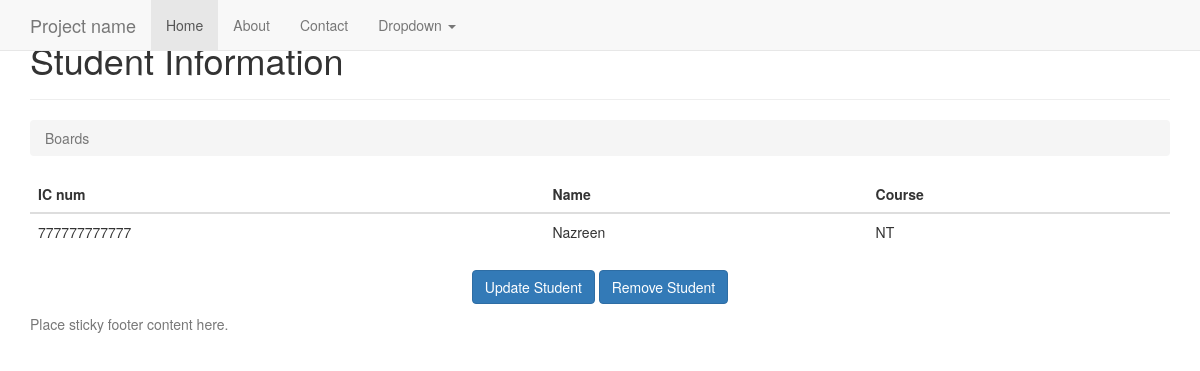
The page /7/ (signed in) on the database as committed earlier.
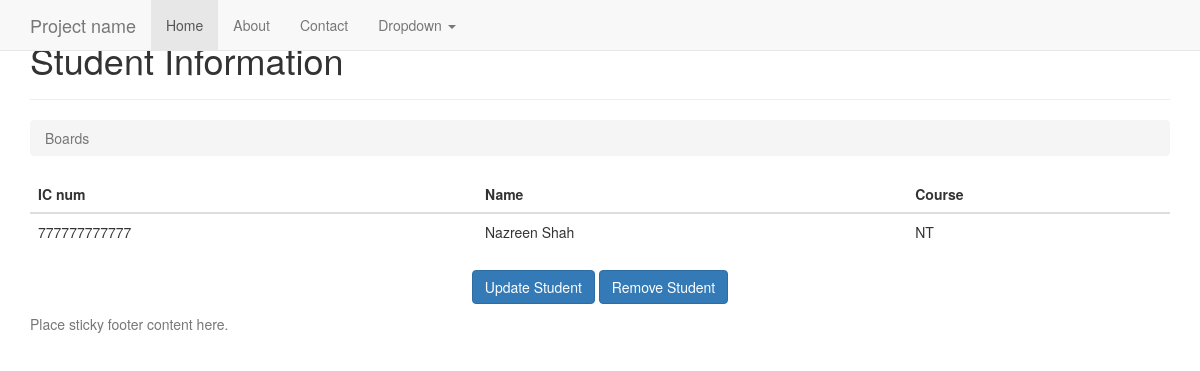
The same page on the database as committed later.
### student/models.py (models this page shows, shortened)
class Student(models.Model):
	PROGRAMMING = 'PR'
	NETWORKING = 'NT'
	PCTECH = 'PC'
	COURSE_CHOICES = (
		(PROGRAMMING, 'Programming'),
		(NETWORKING, 'Networking'),
		(PCTECH, 'PC Technichian'),
	)
	icnum = models.CharField('IC Number',max_length=12,unique=True,blank=False,null=False)
	name = models.CharField('Name',max_length=300,blank=False,null=False)
	course = models.CharField('Coursework',max_length=2,choices=COURSE_CHOICES,default=PCTECH)
	createdby = models.ForeignKey('auth.User',on_delete=models.CASCADE)
	created_date = models.DateTimeField('Created Date',auto_now_add=True)

### student/views.py (the view)
# urls.py: url(r'^(?P<pk>\d+)/$', views.student_detail, name='student_detail'),
@login_required(login_url='/accounts/login/')
def student_detail(request,pk):
    student = get_object_or_404(Student, pk=pk)
    return render(request, 'student/student_detail.html', {'student': student})

### templates/student/student_detail.html
{% extends 'base.html' %}
{% block content %}
      <div class="page-header">
        <h1>Student Information</h1>
      </div>
      <ol class="breadcrumb my-4">
        <li class="breadcrumb-item active">Boards</li>
      </ol>
      <table class="table">
        <thead class="thead-inverse">
          <tr>
            <th>IC num</th>
            <th>Name</th>
            <th>Course</th>
          </tr>
        </thead>
        <tbody>
            <tr>
              <td>
                {{ student.icnum }}
              </td>
              <td class="align-middle">{{ student.name }}</td>
              <td class="align-middle">{{ student.course }}</td>
            </tr>
        </tbody>
    </table>
    <p class="text-center">
           <a href="{% url 'student_edit' student.pk %}" class="btn btn-primary" > Update Student</a>
           <a href="{% url 'student_remove' student.pk %}" class="btn btn-primary" >Remove Student</a>
    </p>
{% endblock %}

### templates/base.html (shortened to what this page needs)
{% load static %}
{% load i18n %}
<!DOCTYPE html>
<html lang="en">
  <head>
    <link href="http://getbootstrap.com/docs/3.3/dist/css/bootstrap.min.css" rel="stylesheet">
    <link href="http://getbootstrap.com/docs/3.3/assets/css/ie10-viewport-bug-workaround.css" rel="stylesheet">
    <link href="http://getbootstrap.com/docs/3.3/examples/sticky-footer-navbar/sticky-footer-navbar.css" rel="stylesheet">
  </head>
  <body>
    {% block navbar %}
    <nav class="navbar navbar-default navbar-fixed-top">
      <div class="container">
        <div class="navbar-header">
          <a class="navbar-brand" href="#">Project name</a>
        </div>
        <div id="navbar" class="collapse navbar-collapse">
          <ul class="nav navbar-nav">
            <li class="active"><a href="#">Home</a></li>
            <li><a href="#about">About</a></li>
            <li><a href="#contact">Contact</a></li>
            <li class="dropdown">
              <a href="#" class="dropdown-toggle" data-toggle="dropdown" role="button" aria-haspopup="true" aria-expanded="false">Dropdown <span class="caret"></span></a>
            </li>
          </ul>
        </div>
      </div>
    </nav>
    {% endblock %}
    <div class="container">
      {% block content %}{% endblock %}
    </div>
    {% block footer %}
    <footer class="footer">
      <div class="container">
        <p class="text-muted">Place sticky footer content here.</p>
      </div>
    </footer>
    {% endblock %}
  </body>
</html>

Rows that differ between the two databases and show on the page:
changed Student "NT": name "Nazreen" → "Nazreen Shah"
